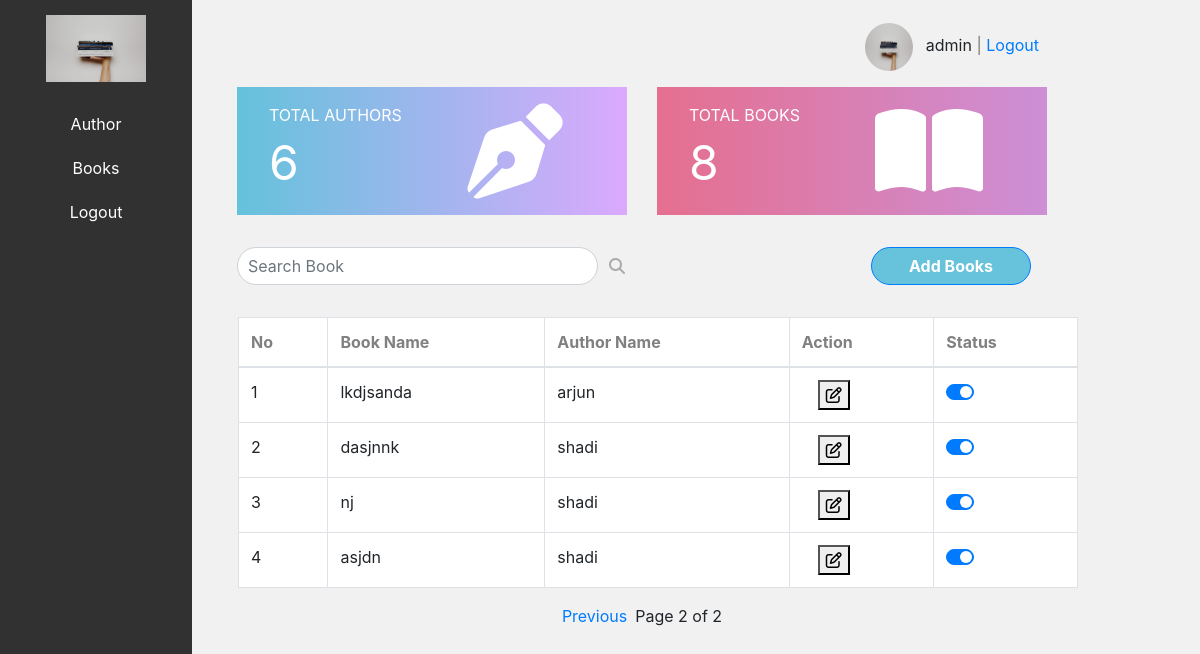
Page /books/?page=2 (signed in) on the committed database.
### Techn_app/models.py (models this page shows, shortened)
class Book(models.Model):
    author = models.ForeignKey(Author, on_delete=models.CASCADE)
    title = models.CharField(max_length=200)
    is_active = models.BooleanField(default=True)
    created_date = models.DateField(auto_now_add=True)

class Author(models.Model):
    name = models.CharField(max_length=100)
    is_active = models.BooleanField(default=True)
    username = models.CharField(max_length=100)
    email = models.EmailField(max_length=100)

### Techn_app/views.py (the view, shortened to what this page needs)
# urls.py: path('books/', Books.as_view(), name='books'),
class Books(View):
    def get(self, request):
        if request.user.is_authenticated:
            search_query = request.GET.get('search', '')
            books_list = Book.objects.filter(title__icontains=search_query)
            paginator = Paginator(books_list, 4)
            page = request.GET.get('page', 1)
            try:
                books = paginator.page(page)
            except PageNotAnInteger:
                books = paginator.page(1)
            except EmptyPage:
                books = paginator.page(paginator.num_pages)
            authors = Author.objects.all()
            author_count = len(authors)
            bookss = Book.objects.all()
            book_count = len(bookss)
            return render(request, 'Books.html', {'books': books, 'authors': authors, 'author_count': author_count, 'book_count': book_count})
        else:
            return redirect('login')

### templates/Books.html (shortened to what this page needs)
{% extends 'Home.html' %}
{% block body %}
<div class="container">
    <div class="row">
        <div class="col-md-6 mb-3">
            <div class="box" style="background: linear-gradient(to right, #64C2DC, #DBA9FE);">
                <div class="content">
                    <p>TOTAL AUTHORS</p>
                    <p style="font-size: 3rem; margin-top: -1rem;">{{ author_count }}</p>
                </div>
                <i class="fa-solid fa-pen-nib"></i>
            </div>
        </div>
        <div class="col-md-6 mb-3">
            <div class="box" style="background: linear-gradient(to right, #E56F8F, #CD8FD6);">
                <div class="content">
                    <p>TOTAL BOOKS</p>
                    <p style="font-size: 3rem; margin-top: -1rem;">{{ book_count }}</p>
                </div>
                <i class="fa-solid fa-book-open"></i>
            </div>
        </div>
    </div>
</div>
<div class="container">
    <div class="row justify-content-between mt-3 ml-3 mr-3">
        <form method="GET" action="{% url 'books' %}" class="d-flex">
            <div class="input-group" style="width: 25rem;margin-left:-1rem;">
                <input type="text" class="form-control" name="search" placeholder="Search Book" aria-label="Search book" aria-describedby="searchIcon" style="border-radius: 20px; padding-left: 10px;">
                <div class="input-group-append">
                    <span class="input-group-text" id="searchIcon" style="background-color: transparent; border: none;margin-bottom:2rem;">
                        <i class="fas fa-search" style="color: #aaa;"></i>
                    </span>
                </div>
            </div>
        </form>
        <button type="submit" style="border-radius: 20px; width: 10rem; background-color: #67C3DC; font-weight: bold; margin-bottom: 2rem;" class="btn btn-primary btn-block ml-auto" data-toggle="modal" data-target="#addBookModal">
            Add Books
        </button>
    </div>
</div>
  <table class="table table-bordered" style="margin-left: 1rem; margin-right: 2rem;">
    <thead style="background-color:white;font-weight:400;color:grey;">
        <tr>
            <th>No</th>
            <th>Book Name</th>
            <th>Author Name</th>
            <th>Action</th>
            <th>Status</th>
        </tr>
    </thead>
    <tbody>
        {% if books %}
            {% for book in books %}
                <tr>
                    <td>{{ forloop.counter }}</td>
                    <td>{{ book.title }}</td>
                    <td>{{ book.author.name }}</td>
                    <td>
                        <button type="button" style="margin-left:1rem;margin-right:-2rem;" data-toggle="modal" data-target="#editBookModal{{ book.id }}" title="Edit Book">
                            <i class="far fa-edit"></i>
                        </button>
                    </td>
                    <td>
                        <div class="custom-control custom-switch">
                        </div>
                    </td>
                </tr>
            {% endfor %}
        {% else %}
            <tr>
                <td colspan="5" class="text-center">No books found.</td>
            </tr>
        {% endif %}
    </tbody>
  </table>
  <div class="pagination d-flex justify-content-center mt-3">
    {% if books.has_previous %}
        <a href="?page={{ books.previous_page_number }}" class="mr-2">Previous</a>
    {% endif %}
    <span class="current">
        Page {{ books.number }} of {{ books.paginator.num_pages }}
    </span>
</div>
  {% endblock %}

### templates/Home.html (shortened to what this page needs)
{% load static %}
<!DOCTYPE html>
<html lang="en">
<head>
  <link href="https://stackpath.bootstrapcdn.com/bootstrap/4.3.1/css/bootstrap.min.css" rel="stylesheet">
  <link href="https://code.jquery.com/ui/1.12.1/themes/base/jquery-ui.css" rel="stylesheet">
</head>
<body>
  <div class="container-fluid">
    <div class="row">
      <div class="col-md-3 navbar">
        <img src="{% static 'images/pexels-thought-catalog-2228557.jpg' %}" alt="Your Logo" class="navbar-logo img-fluid">
        <div class="navbar-links">
          <ul class="list-unstyled">
            <li><a href="{% url 'authors' %}">Author</a></li>
            <li><a href="{% url 'books' %}">Books</a></li>
            <li><a href="{% url 'logout' %}">Logout</a></li>
          </ul>
        </div>
      </div>
      <div class="col-md-9 page-content">
        <div class="container">
          <div class="container" style="margin-bottom: 1rem;">
            <div class="d-flex justify-content-end mt-2 mr-2">
              <div class="user-info">
                {% if user.is_authenticated %}
                  <img src="{% static 'images/pexels-thought-catalog-2228557.jpg' %}" alt="Profile" style="width: 3rem; height: 3rem;" class="rounded-circle">
                  <span style="margin-left: 8px;">{{ user.username }} <span style="color: #777;">|</span> <a href="{% url 'logout' %}">Logout</a></span>
                {% endif %}
              </div>
            </div>
          </div>
        {% block body %}
        {% endblock %}
      </div>
    </div>
  </div>
</body>
</html>

### templates/Home.html (style rules this page uses)
body { padding: 0; margin: 0; height: 100vh; background-color: #F1F1F1; }
.navbar { background-color: #313131; padding: 15px; width: 12rem; display: block; height: 100%; text-align: center; position: fixed; }
.navbar-logo { width: 100px; margin-bottom: 20px; }
.navbar-links { margin-top: 0; color: #fff; list-style: none; padding: 0; }
.navbar-links a { color: #fff; text-decoration: none; display: block; padding: 10px; }
.page-content { margin-left: 12rem; padding: 15px; }
.box { height: 8rem; width: 100%; display: flex; align-items: center; text-align: left; position: relative; margin-right: 1rem; }
.box .content { flex: 1; color: white; font-size: 1rem; margin-top: 1rem; margin-left: 2rem; }
.box i { font-size: 6rem; color: #fff; margin-right: 4rem; }

### templates/Books.html (style rules this page uses)
table { background-color: white; }

### rows in the picture
Book: title "lkdjsanda", author.name "arjun"
Book: title "dasjnnk", author.name "shadi"
Book: title "nj", author.name "shadi"
Book: title "asjdn", author.name "shadi"

### other values in the picture
{{ user.username }} "admin"
{{ author_count }} "6"
{{ book_count }} "8"
{{ books.number }} "2"
{{ books.paginator.num_pages }} "2"
